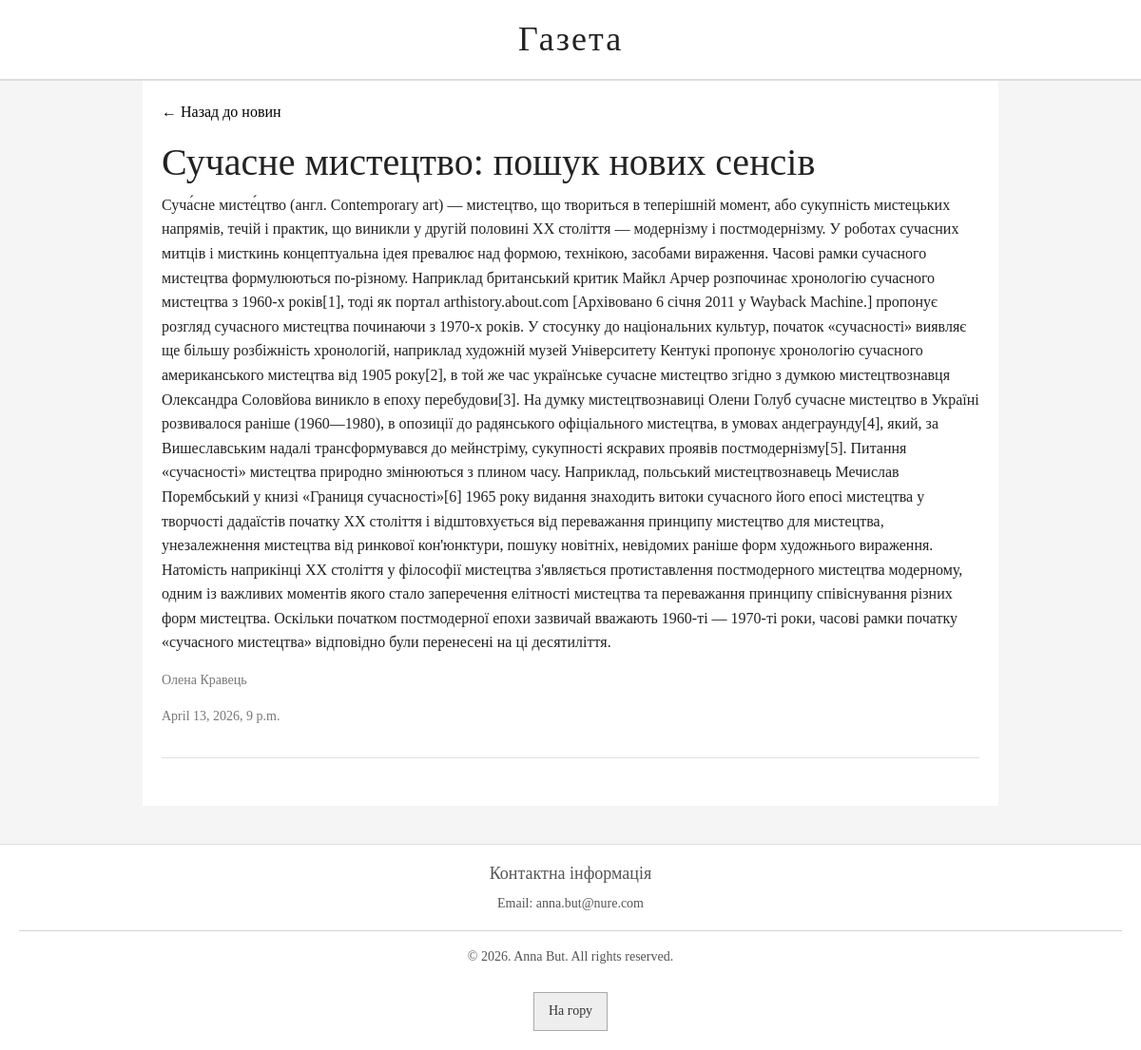
Screenshot of /3/ with the database file from the repository.
### news/models.py (models this page shows, shortened)
class Article(models.Model):
    title = models.CharField('Назва', max_length=250)
    text = models.TextField('Текст статті')
    date = models.DateTimeField('Дата публікації')
    author = models.TextField('Автор статті', default="Admin")

### news/views.py (the view)
# urls.py: path('<int:id>/', views.article_detail, name='article_detail'),
def article_detail(request, id):
    article = get_object_or_404(Article, id=id)
    return render(request, 'news/article.html', {'article': article})

### news/templates/news/article.html (shortened to what this page needs)
{% extends 'news/layout.html' %}
{% block content %}
    <p class="back-link"><a href="{% url 'article_list' %}">← Назад до новин</a></p>
    <article class="item">
        <h1>{{ article.title }}</h1>
        <p>{{ article.text }}</p>
        <div class="article-meta">
            <p class="author">{{ article.author }}</p>
            <p class="date">{{ article.date }}</p>
        </div>
    </article>
{% endblock %}

### news/static/news/css/main.css (style rules this page uses)
body { font-family: "Times New Roman", Georgia, serif; background-color: #f5f5f5; color: #222; margin: 0; padding: 0; line-height: 1.6; }
.item { margin-bottom: 30px; padding-bottom: 15px; border-bottom: 1px solid #e0e0e0; }
.author, .date { font-size: 14px; color: #777; }
.back-link a { text-decoration: none; color: black; }

### rows the page displays
Article: title "Сучасне мистецтво: пошук нових сенсів", text "Суча́сне мисте́цтво (англ. Contemporary art) — мистецтво, що твориться в теперішній момент, або сукупність мистецьких напрямів, течій і практик, що виникли у другій половині XX століття — модернізму і постмодернізму. У роботах сучасних митців і мисткинь концептуальна ідея превалює над формою, технікою, засобами вираження. Часові рамки сучасного мистецтва формулюються по-різному. Наприклад британський критик Майкл Арчер розпочинає хронологію сучасного мистецтва з 1960-х років[1], тоді як портал arthistory.about.com [Архівовано 6 січня 2011 у Wayback Machine.] пропонує розгляд сучасного мистецтва починаючи з 1970-х років. У стосунку до національних культур, початок «сучасності» виявляє ще…", author "Олена Кравець", date "April 13, 2026, 9 p.m."
